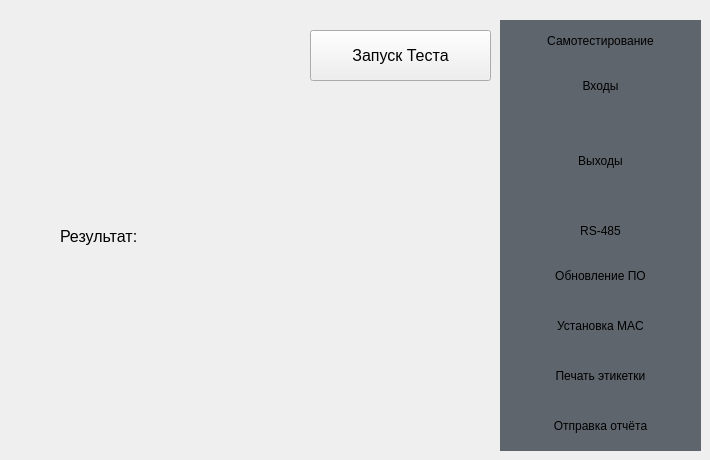
          <widget class="QWidget" name="tabTeleport">
           <attribute name="title">
            <string>Teleport</string>
           </attribute>
           <widget class="QWidget" name="p1_tlp" native="true">
            <property name="geometry">
             <rect>
              <x>500</x>
              <y>20</y>
              <width>201</width>
              <height>41</height>
             </rect>
            </property>
            <property name="styleSheet">
             <string notr="true">background-color: rgb(95, 101, 109);</string>
            </property>
            <widget class="QLabel" name="label_38">
             <property name="geometry">
              <rect>
               <x>0</x>
               <y>0</y>
               <width>201</width>
               <height>41</height>
              </rect>
             </property>
             <property name="font">
              <font>
               <pointsize>9</pointsize>
              </font>
             </property>
             <property name="text">
              <string>Самотестирование</string>
             </property>
             <property name="alignment">
              <set>Qt::AlignCenter</set>
             </property>
            </widget>
           </widget>
           <widget class="QWidget" name="p25_tlp" native="true">
            <property name="geometry">
             <rect>
              <x>580</x>
              <y>110</y>
              <width>21</width>
              <height>21</height>
             </rect>
            </property>
            <property name="styleSheet">
             <string notr="true">background-color: rgb(95, 101, 109);</string>
            </property>
           </widget>
           <widget class="QWidget" name="p24_tlp" native="true">
            <property name="geometry">
             <rect>
              <x>560</x>
              <y>110</y>
              <width>21</width>
              <height>21</height>
             </rect>
            </property>
            <property name="styleSheet">
             <string notr="true">background-color: rgb(95, 101, 109);</string>
            </property>
           </widget>
           <widget class="QWidget" name="p27_tlp" native="true">
            <property name="geometry">
             <rect>
              <x>620</x>
              <y>110</y>
              <width>21</width>
              <height>21</height>
             </rect>
            </property>
            <property name="styleSheet">
             <string notr="true">background-color: rgb(95, 101, 109);</string>
            </property>
           </widget>
           <widget class="QWidget" name="p28_tlp" native="true">
            <property name="geometry">
             <rect>
              <x>640</x>
              <y>110</y>
              <width>21</width>
              <height>21</height>
             </rect>
            </property>
            <property name="styleSheet">
             <string notr="true">background-color: rgb(95, 101, 109);</string>
            </property>
           </widget>
           <widget class="QWidget" name="p2_tlp" native="true">
            <property name="geometry">
             <rect>
              <x>500</x>
              <y>60</y>
              <width>201</width>
              <height>51</height>
             </rect>
            </property>
            <property name="styleSheet">
             <string notr="true">background-color: rgb(95, 101, 109);</string>
            </property>
            <widget class="QLabel" name="label_39">
             <property name="geometry">
              <rect>
               <x>0</x>
               <y>0</y>
               <width>201</width>
               <height>51</height>
              </rect>
             </property>
             <property name="font">
              <font>
               <pointsize>9</pointsize>
              </font>
             </property>
             <property name="text">
              <string>Входы</string>
             </property>
             <property name="alignment">
              <set>Qt::AlignCenter</set>
             </property>
            </widget>
           </widget>
           <widget class="QWidget" name="p29_tlp" native="true">
            <property name="geometry">
             <rect>
              <x>660</x>
              <y>110</y>
              <width>21</width>
              <height>21</height>
             </rect>
            </property>
            <property name="styleSheet">
             <string notr="true">background-color: rgb(95, 101, 109);</string>
            </property>
           </widget>
           <widget class="QWidget" name="p21_tlp" native="true">
            <property name="geometry">
             <rect>
              <x>500</x>
              <y>110</y>
              <width>21</width>
              <height>21</height>
             </rect>
            </property>
            <property name="styleSheet">
             <string notr="true">background-color: rgb(95, 101, 109);</string>
            </property>
           </widget>
           <widget class="QWidget" name="p23_tlp" native="true">
            <property name="geometry">
             <rect>
              <x>540</x>
              <y>110</y>
              <width>21</width>
              <height>21</height>
             </rect>
            </property>
            <property name="styleSheet">
             <string notr="true">background-color: rgb(95, 101, 109);</string>
            </property>
           </widget>
           <widget class="QWidget" name="p210_tlp" native="true">
            <property name="geometry">
             <rect>
              <x>680</x>
              <y>110</y>
              <width>21</width>
              <height>21</height>
             </rect>
            </property>
            <property name="styleSheet">
             <string notr="true">background-color: rgb(95, 101, 109);</string>
            </property>
           </widget>
           <widget class="QWidget" name="p22_tlp" native="true">
            <property name="geometry">
             <rect>
              <x>520</x>
              <y>110</y>
              <width>21</width>
              <height>21</height>
             </rect>
            </property>
            <property name="styleSheet">
             <string notr="true">background-color: rgb(95, 101, 109);</string>
            </property>
           </widget>
           <widget class="QWidget" name="p36_tlp" native="true">
            <property name="geometry">
             <rect>
              <x>600</x>
              <y>180</y>
              <width>21</width>
              <height>21</height>
             </rect>
            </property>
            <property name="styleSheet">
             <string notr="true">background-color: rgb(95, 101, 109);</string>
            </property>
           </widget>
           <widget class="QWidget" name="p33_tlp" native="true">
            <property name="geometry">
             <rect>
              <x>540</x>
              <y>180</y>
              <width>21</width>
              <height>21</height>
             </rect>
            </property>
            <property name="styleSheet">
             <string notr="true">background-color: rgb(95, 101, 109);</string>
            </property>
           </widget>
           <widget class="QWidget" name="p3_tlp" native="true">
            <property name="geometry">
             <rect>
              <x>500</x>
              <y>130</y>
              <width>201</width>
              <height>51</height>
             </rect>
            </property>
            <property name="styleSheet">
             <string notr="true">background-color: rgb(95, 101, 109);</string>
            </property>
            <widget class="QLabel" name="label_34">
             <property name="geometry">
              <rect>
               <x>0</x>
               <y>10</y>
               <width>201</width>
               <height>41</height>
              </rect>
             </property>
             <property name="font">
              <font>
               <pointsize>9</pointsize>
              </font>
             </property>
             <property name="text">
              <string>Выходы</string>
             </property>
             <property name="alignment">
              <set>Qt::AlignCenter</set>
             </property>
            </widget>
           </widget>
           <widget class="QWidget" name="p34_tlp" native="true">
            <property name="geometry">
             <rect>
              <x>560</x>
              <y>180</y>
              <width>21</width>
              <height>21</height>
             </rect>
            </property>
            <property name="styleSheet">
             <string notr="true">background-color: rgb(95, 101, 109);</string>
            </property>
           </widget>
           <widget class="QWidget" name="p31_tlp" native="true">
            <property name="geometry">
             <rect>
              <x>500</x>
              <y>180</y>
              <width>21</width>
              <height>21</height>
             </rect>
            </property>
            <property name="styleSheet">
             <string notr="true">background-color: rgb(95, 101, 109);</string>
            </property>
           </widget>
           <widget class="QWidget" name="p35_tlp" native="true">
            <property name="geometry">
             <rect>
              <x>580</x>
              <y>180</y>
              <width>21</width>
              <height>21</height>
             </rect>
            </property>
            <property name="styleSheet">
             <string notr="true">background-color: rgb(95, 101, 109);</string>
            </property>
           </widget>
           <widget class="QWidget" name="p37_tlp" native="true">
            <property name="geometry">
             <rect>
              <x>620</x>
              <y>180</y>
              <width>21</width>
              <height>21</height>
             </rect>
            </property>
            <property name="styleSheet">
             <string notr="true">background-color: rgb(95, 101, 109);</string>
            </property>
           </widget>
           <widget class="QWidget" name="p39_tlp" native="true">
            <property name="geometry">
             <rect>
              <x>660</x>
              <y>180</y>
              <width>21</width>
              <height>21</height>
             </rect>
            </property>
            <property name="styleSheet">
             <string notr="true">background-color: rgb(95, 101, 109);</string>
            </property>
           </widget>
           <widget class="QWidget" name="p32_tlp" native="true">
            <property name="geometry">
             <rect>
              <x>520</x>
              <y>180</y>
              <width>21</width>
              <height>21</height>
             </rect>
            </property>
            <property name="styleSheet">
             <string notr="true">background-color: rgb(95, 101, 109);</string>
            </property>
           </widget>
           <widget class="QWidget" name="p310_tlp" native="true">
            <property name="geometry">
             <rect>
              <x>680</x>
              <y>180</y>
              <width>21</width>
              <height>21</height>
             </rect>
            </property>
            <property name="styleSheet">
             <string notr="true">background-color: rgb(95, 101, 109);</string>
            </property>
           </widget>
           <widget class="QWidget" name="p38_tlp" native="true">
            <property name="geometry">
             <rect>
              <x>640</x>
              <y>180</y>
              <width>21</width>
              <height>21</height>
             </rect>
            </property>
            <property name="styleSheet">
             <string notr="true">background-color: rgb(95, 101, 109);</string>
            </property>
           </widget>
           <widget class="QWidget" name="p4_tlp" native="true">
            <property name="geometry">
             <rect>
              <x>500</x>
              <y>200</y>
              <width>201</width>
              <height>51</height>
             </rect>
            </property>
            <property name="styleSheet">
             <string notr="true">background-color: rgb(95, 101, 109);</string>
            </property>
            <widget class="QLabel" name="label_42">
             <property name="geometry">
              <rect>
               <x>0</x>
               <y>10</y>
               <width>201</width>
               <height>41</height>
              </rect>
             </property>
             <property name="font">
              <font>
               <pointsize>9</pointsize>
              </font>
             </property>
             <property name="text">
              <string>RS-485</string>
             </property>
             <property name="alignment">
              <set>Qt::AlignCenter</set>
             </property>
            </widget>
           </widget>
           <widget class="QWidget" name="p5_tlp" native="true">
            <property name="geometry">
             <rect>
              <x>500</x>
              <y>250</y>
              <width>201</width>
              <height>51</height>
             </rect>
            </property>
            <property name="styleSheet">
             <string notr="true">background-color: rgb(95, 101, 109);</string>
            </property>
            <widget class="QLabel" name="label_43">
             <property name="geometry">
              <rect>
               <x>0</x>
               <y>0</y>
               <width>201</width>
               <height>51</height>
              </rect>
             </property>
             <property name="font">
              <font>
               <pointsize>9</pointsize>
              </font>
             </property>
             <property name="text">
              <string>Обновление ПО</string>
             </property>
             <property name="alignment">
              <set>Qt::AlignCenter</set>
             </property>
            </widget>
           </widget>
           <widget class="QWidget" name="p6_tlp" native="true">
            <property name="geometry">
             <rect>
              <x>500</x>
              <y>300</y>
              <width>201</width>
              <height>51</height>
             </rect>
            </property>
            <property name="styleSheet">
             <string notr="true">background-color: rgb(95, 101, 109);</string>
            </property>
            <widget class="QLabel" name="label_44">
             <property name="geometry">
              <rect>
               <x>0</x>
               <y>0</y>
               <width>201</width>
               <height>51</height>
              </rect>
             </property>
             <property name="font">
              <font>
               <pointsize>9</pointsize>
              </font>
             </property>
             <property name="text">
              <string>Установка MAC</string>
             </property>
             <property name="alignment">
              <set>Qt::AlignCenter</set>
             </property>
            </widget>
           </widget>
           <widget class="QWidget" name="p7_tlp" native="true">
            <property name="geometry">
             <rect>
              <x>500</x>
              <y>350</y>
              <width>201</width>
              <height>51</height>
             </rect>
            </property>
            <property name="styleSheet">
             <string notr="true">background-color: rgb(95, 101, 109);</string>
            </property>
            <widget class="QLabel" name="label_45">
             <property name="geometry">
              <rect>
               <x>0</x>
               <y>0</y>
               <width>201</width>
               <height>51</height>
              </rect>
             </property>
             <property name="font">
              <font>
               <pointsize>9</pointsize>
              </font>
             </property>
             <property name="text">
              <string>Печать этикетки</string>
             </property>
             <property name="alignment">
              <set>Qt::AlignCenter</set>
             </property>
            </widget>
           </widget>
           <widget class="QWidget" name="p8_tlp" native="true">
            <property name="geometry">
             <rect>
              <x>500</x>
              <y>400</y>
              <width>201</width>
              <height>51</height>
             </rect>
            </property>
            <property name="styleSheet">
             <string notr="true">background-color: rgb(95, 101, 109);</string>
            </property>
            <widget class="QLabel" name="label_46">
             <property name="geometry">
              <rect>
               <x>0</x>
               <y>0</y>
               <width>201</width>
               <height>51</height>
              </rect>
             </property>
             <property name="font">
              <font>
               <pointsize>9</pointsize>
              </font>
             </property>
             <property name="text">
              <string>Отправка отчёта</string>
             </property>
             <property name="alignment">
              <set>Qt::AlignCenter</set>
             </property>
            </widget>
           </widget>
           <widget class="QPushButton" name="tlpStart">
            <property name="geometry">
             <rect>
              <x>310</x>
              <y>30</y>
              <width>181</width>
              <height>51</height>
             </rect>
            </property>
            <property name="font">
             <font>
              <pointsize>12</pointsize>
             </font>
            </property>
            <property name="cursor">
             <cursorShape>PointingHandCursor</cursorShape>
            </property>
            <property name="styleSheet">
             <string notr="true"/>
            </property>
            <property name="text">
             <string>Запуск Теста</string>
            </property>
           </widget>
           <widget class="QWidget" name="p26_tlp" native="true">
            <property name="geometry">
             <rect>
              <x>600</x>
              <y>110</y>
              <width>21</width>
              <height>21</height>
             </rect>
            </property>
            <property name="styleSheet">
             <string notr="true">background-color: rgb(95, 101, 109);</string>
            </property>
           </widget>
           <widget class="QWidget" name="layoutWidget">
            <property name="geometry">
             <rect>
              <x>60</x>
              <y>210</y>
              <width>429</width>
              <height>52</height>
             </rect>
            </property>
            <layout class="QHBoxLayout" name="horizontalLayout_25">
             <item>
              <widget class="QLabel" name="label_30">
               <property name="minimumSize">
                <size>
                 <width>120</width>
                 <height>50</height>
                </size>
               </property>
               <property name="maximumSize">
                <size>
                 <width>16777215</width>
                 <height>50</height>
                </size>
               </property>
               <property name="font">
                <font>
                 <pointsize>12</pointsize>
                </font>
               </property>
               <property name="styleSheet">
                <string notr="true"/>
               </property>
               <property name="text">
                <string>Результат:</string>
               </property>
              </widget>
             </item>
             <item>
              <widget class="QLabel" name="test_result_tlp">
               <property name="minimumSize">
                <size>
                 <width>300</width>
                 <height>50</height>
                </size>
               </property>
               <property name="maximumSize">
                <size>
                 <width>16777215</width>
                 <height>50</height>
                </size>
               </property>
               <property name="styleSheet">
                <string notr="true">font: 12pt &quot;MS Shell Dlg 2&quot;;</string>
               </property>
               <property name="text">
                <string/>
               </property>
              </widget>
             </item>
            </layout>
           </widget>
          </widget>
